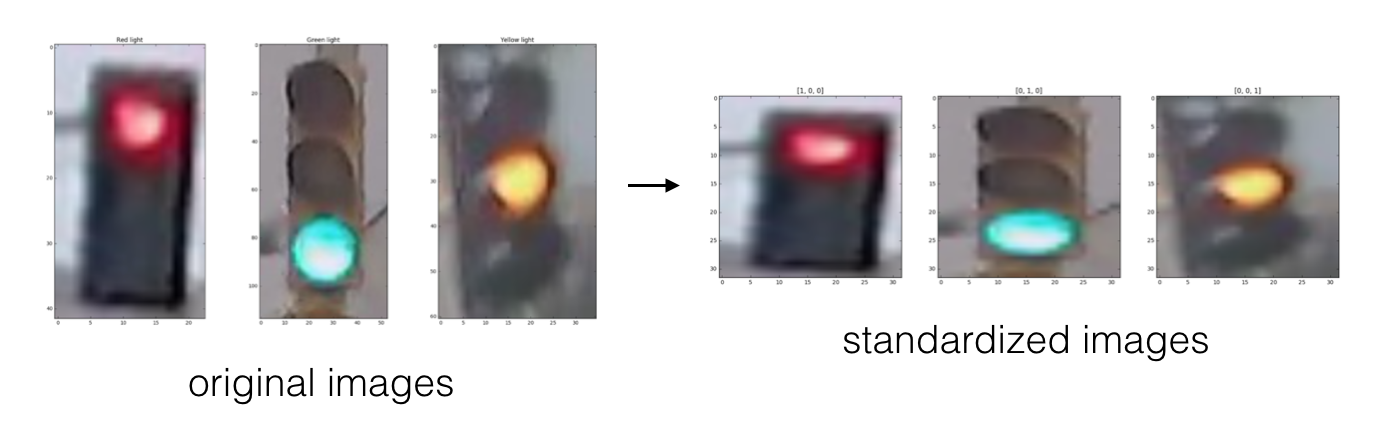
#> input picture src/4-Light-Classifier/images/processing_steps.png, 1396 x 446 px, given as the content of the folder traffic_light_images/training/red, which was not available
$ jupyter execute Traffic_Light_Classifier.ipynb   (shell and % lines are left out)   (text cells are left out)
#> lines starting #> are read from the running program, lines starting #| are printed output that depends on the picture; after the words box and inside, x2 and y2 are one past the last pixel; in counts of white or black regions, pixels touching at a corner belong together; long printed decimals are rounded; pictures that were not available may be replaced by others from this repository, and a replacement may not be noted
### src/4-Light-Classifier/helpers.py
# Helper functions

import os
import glob # library for loading images from a directory
import matplotlib.image as mpimg


# This function loads in images and their labels and places them in a list
# The list contains all images and their associated labels
# For example, after data is loaded, im_list[0][:] will be the first image-label pair in the list
def load_dataset(image_dir):

    # Populate this empty image list
#> called with image_dir = 'traffic_light_images/training/'
    im_list = []
    image_types = ["red", "yellow", "green"]

    # Iterate through each color folder
    for im_type in image_types:

        # Iterate through each image file in each image_type folder
        # glob reads in any image with the extension "image_dir/im_type/*"
        for file in glob.glob(os.path.join(image_dir, im_type, "*")):

            # Read in the image
            im = mpimg.imread(file)
#> im is the input picture: shape (446, 1396, 4) float32; mean R, G, B, A 0.799, 0.79, 0.794, 1

            # Check if the image exists/if it's been correctly read-in
            if not im is None:
                # Append the image, and it's type (red, green, yellow) to the image list
                im_list.append((im, im_type))

    return im_list

### src/4-Light-Classifier/test_functions.py
# All test code
import unittest
from IPython.display import Markdown, display


# Helper functions for printing markdown text (text in color/bold/etc)
def printmd(string):
    display(Markdown(string))

# Print a test failed message, given an error
def print_fail():
    printmd('**<span style="color: red;">TEST FAILED</span>**')

# Print a test passed message
def print_pass():
    printmd('**<span style="color: green;">TEST PASSED</span>**')


# A class holding all tests
class Tests(unittest.TestCase):


    # Tests the `one_hot_encode` function, which is passed in as an argument
    def test_one_hot(self, one_hot_function):

        # Test that the generated one-hot labels match the expected one-hot label
        # For all three cases (red, yellow, green)
        try:
            self.assertEqual([1,0,0], one_hot_function('red'))
            self.assertEqual([0,1,0], one_hot_function('yellow'))
            self.assertEqual([0,0,1], one_hot_function('green'))

        # If the function does *not* pass all 3 tests above, it enters this exception
        except self.failureException as e:
            # Print out an error message
            print_fail()
            print("Your function did not return the expected one-hot label.")
            print('\n'+str(e))
            return

        # Print out a "test passed" message
        print_pass()


    # Tests if any misclassified images are red but mistakenly classified as green
    def test_red_as_green(self, misclassified_images):
        # Loop through each misclassified image and the labels
        for im, predicted_label, true_label in misclassified_images:

            # Check if the image is one of a red light
            if(true_label == [1,0,0]):

                try:
                    # Check that it is NOT labeled as a green light
                    self.assertNotEqual(true_label, [0, 0, 1])
                except self.failureException as e:
                    # Print out an error message
                    print_fail()
                    print("Warning: A red light is classified as green.")
                    print('\n'+str(e))
                    return

        # No red lights are classified as green; test passed
        print_pass()

### src/4-Light-Classifier/Traffic_Light_Classifier.ipynb
[cell 1]
# computer vision library
import cv2

# helper functions
import helpers

# to choose a random number in a given range
import random

# used to perform math
import numpy as np
import math

# graphing and plotting libraries
import matplotlib.pyplot as plt
import matplotlib.image as mpimg

[cell 2]
# Image data directories
# importing the training and test datasets

IMAGE_DIR_TRAINING = "traffic_light_images/training/"
IMAGE_DIR_TEST = "traffic_light_images/test/"

[cell 3]
# Using the load_dataset function in helpers.py
# Load training data

IMAGE_LIST = helpers.load_dataset(IMAGE_DIR_TRAINING)
#> IMAGE_LIST = 3 items

[cell 4]
# make dark background to see the colors better

plt.style.use('dark_background')

image_index = 0
elected = set()

def show_images(title= '', x_label='', y_label='', fig_size=None):
    '''
    this functions will display the image, print out the shape and the
    corresponding label
    '''
#> called with title = '', x_label = '', y_label = '', fig_size = (15, 30)
    fig= plt.figure()
    if fig_size != None:
        fig.set_size_inches(fig_size[0], fig_size[1])

    for image_index in range(12):
        duplicate  = 0
        while duplicate < 2:
            duplicate += 1

            if image_index == 0:
                for image in range(len(IMAGE_LIST)):
                    if IMAGE_LIST[image][1] == 'yellow':
                        index = image
                        break
            else:
                index = random.randint(0, len(IMAGE_LIST) - 1)
            if index not in elected:
                elected.add(index)
        # Select an image and its label by list index
        elected_image = IMAGE_LIST[index][0]
        elected_label = IMAGE_LIST[index][1]
        # title
        title = "Label: "+ str(elected_label) + ' , ' + "Shape: " + str(elected_image.shape)
        ax = fig.add_subplot(12, 4, image_index + 1, title = title)
        ax.imshow(elected_image)
#> this loop made 12 passes
#> (elected_label, title) on passes 1 to 12: ('yellow', 'Label: yellow , Shape: (446, 1396, 4)'), ('yellow', 'Label: yellow , Shape: (446, 1396, 4)'), ('yellow', 'Label: yellow , Shape: (446, 1396, 4)'), ('yellow', 'Label: yellow , Shape: (446, 1396, 4)'), ('yellow', 'Label: yellow , Shape: (446, 1396, 4)'), ('yellow', 'Label: yellow , Shape: (446, 1396, 4)'), ('red', 'Label: red , Shape: (446, 1396, 4)'), ('red', 'Label: red , Shape: (446, 1396, 4)'), ('red', 'Label: red , Shape: (446, 1396, 4)'), ('green', 'Label: green , Shape: (446, 1396, 4)'), ('green', 'Label: green , Shape: (446, 1396, 4)'), ('green', 'Label: green , Shape: (446, 1396, 4)')
#> after the loop, elected = 3 items

show_images(fig_size=(15, 30));

[cell 5]
# This function should take in an RGB image and return a new, standardized version

# Normalized image size (resizing)
image_size = 32

def standardize_input(image):

    ## TODO: Resize image and pre-process so that all "standard" images are the same size
    standard_im = cv2.resize(image.astype('uint8'), dsize=(image_size, image_size))

    return standard_im

[cell 6]
## TODO: One hot encode an image label
## Given a label - "red", "green", or "yellow" - return a one-hot encoded label

# Examples:
# one_hot_encode("red") should return: [1, 0, 0]
# one_hot_encode("yellow") should return: [0, 1, 0]
# one_hot_encode("green") should return: [0, 0, 1]

def one_hot_encode(label):

    ## TODO: Create a one-hot encoded label that works for all classes of traffic lights
    one_hot_encoded = [1, 0, 0]
    if label == "yellow":
        one_hot_encoded = [0, 1, 0]
    elif label == "green":
        one_hot_encoded = [0, 0, 1]
    return one_hot_encoded

print('Image label is red: ', one_hot_encode("red"))
print('Image label is yellow: ',one_hot_encode("yellow"))
print('Image label is green: ',one_hot_encode("green"))

[cell 7]
# Importing the tests
import test_functions
tests = test_functions.Tests()

# Test for one_hot_encode function
tests.test_one_hot(one_hot_encode)

[cell 8]
def standardize(image_list):

    # Empty image data array
    standard_list = []

    # Iterate through all the image-label pairs
    for item in image_list:
        image = item[0]
        label = item[1]

        # Standardize the image
        standardized_im = standardize_input(image)

        # One-hot encode the label
        one_hot_label = one_hot_encode(label)

        # Append the image, and it's one hot encoded label to the full, processed list of image data
        standard_list.append((standardized_im, one_hot_label))
#> this loop made 3 passes
#> (label, one_hot_label) on passes 1 to 3: ('red', [1, 0, 0]), ('yellow', [0, 1, 0]), ('green', [0, 0, 1])
#> pass 1, in standardize_input, `standard_im = cv2.resize(image.astype('uint8'), dsize=(image_size, ima..`:
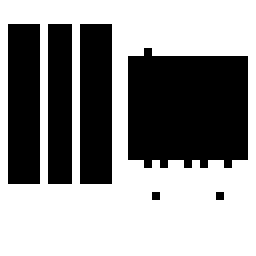
#> standard_im: shape (32, 32, 4) (shown 8 times larger); mean R, G, B, A 0.587, 0.587, 0.587, 1; drawn with 1 as white
#> after the loop, standard_list = 3 items

    return standard_list

# Standardize all training images
STANDARDIZED_LIST = standardize(IMAGE_LIST)
#> STANDARDIZED_LIST = 3 items

[cell 9]
# TODO: Display a standardized image and its label

# make dark background to see the colors better
plt.style.use('dark_background')

# Select an image by index
image_index = 0
elected = set()

def show_images(title= '', x_label='', y_label='', fig_size=None):
    '''
    This funtion will display a standardize image from STANDARDIZED_LIST
    and compare it with a non-standardized image from IMAGE_LIST.
    '''
#> called with title = '', x_label = '', y_label = '', fig_size = (15, 30)
    fig= plt.figure()
    if fig_size != None:
        fig.set_size_inches(fig_size[0], fig_size[1])

    for image_index in range(4):
        duplicate  = 0
        index = 0
        while duplicate < 2:
            duplicate += 1
            index = random.randint(0, len(IMAGE_LIST) - 1)

            if index in elected:
                continue
            elected.add(index)


        # standardized images
        elected_image1 = STANDARDIZED_LIST[index][0]
        elected_label1 = STANDARDIZED_LIST[index][1]
        title1 = "Label: "+ str(elected_label1) + ' , ' + "Shape: " + str(elected_image1.shape)
        ax = fig.add_subplot(4, 4, image_index + 1, title=title1)

        # original images
        elected_image2 = IMAGE_LIST[index][0]
        elected_label2 = IMAGE_LIST[index][1]
        title2 = "Label: "+ str(elected_label2) + ' , ' + "Shape: " + str(elected_image2.shape)
        ax = fig.add_subplot(4, 4, image_index + 1, title=title2)
        ax.imshow(elected_image1)
        ax.imshow(elected_image2)
#> this loop made 4 passes
#> (title1, elected_label2, title2) on passes 1 to 4: ('Label: [0, 1, 0] , Shape: (32, 32, 4)', 'yellow', 'Label: yellow , Shape: (446, 1396, 4)'), ('Label: [0, 0, 1] , Shape: (32, 32, 4)', 'green', 'Label: green , Shape: (446, 1396, 4)'), ('Label: [0, 0, 1] , Shape: (32, 32, 4)', 'green', 'Label: green , Shape: (446, 1396, 4)'), ('Label: [0, 1, 0] , Shape: (32, 32, 4)', 'yellow', 'Label: yellow , Shape: (446, 1396, 4)')

show_images(fig_size=(15, 30));
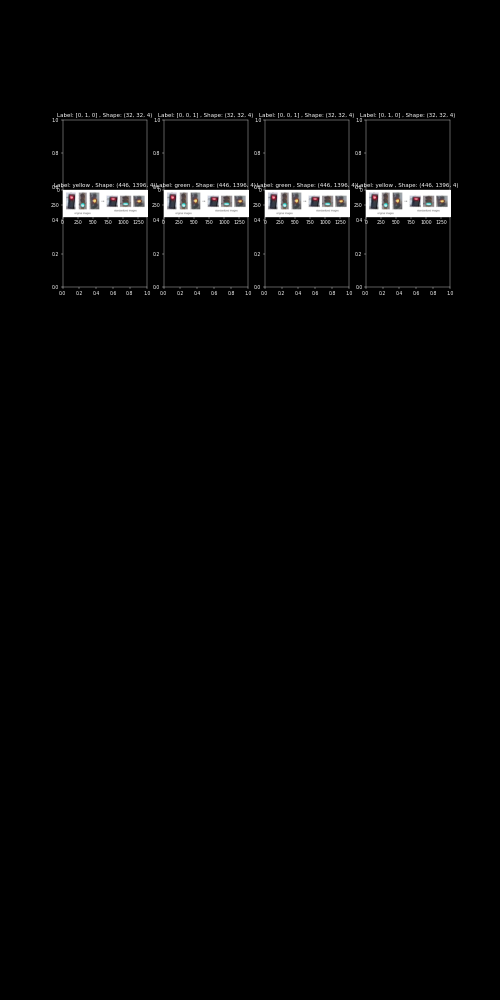
#> figure drawn by matplotlib, 4 panels

[cell 10]
# Convert and image to HSV colorspace
# Visualize the individual color channels

image_num = 0
test_im = STANDARDIZED_LIST[image_num][0]
test_label = STANDARDIZED_LIST[image_num][1]
#> test_label = [1, 0, 0]

# Convert to HSV
hsv = cv2.cvtColor(test_im, cv2.COLOR_RGB2HSV)
#> hsv: shape (32, 32, 3); mean H, S, V 0, 0, 0.587

# Print image label
print('Label [red, yellow, green]: ' + str(test_label))
#| Label [red, yellow, green]: [1, 0, 0]

# HSV channels
h = hsv[:,:,0]
#> h: shape (32, 32); every value is 0
s = hsv[:,:,1]
v = hsv[:,:,2]
#> v: shape (32, 32); values 0 (black) and 1 (white), 58.7% white; 6 black regions (2 under 20 px), largest, box (x1, y1, x2, y2) and area: (16, 6, 31, 21) 201, (1, 3, 5, 23) 80, (10, 3, 14, 23) 80, (6, 3, 9, 23) 60

# Plot the original image and the three channels
f, (ax1, ax2, ax3, ax4) = plt.subplots(1, 4, figsize=(20,10))
ax1.set_title('Standardized image')
ax1.imshow(test_im);
ax2.set_title('H channel');
ax2.imshow(h, cmap='gray');
ax3.set_title('S channel');
ax3.imshow(s, cmap='gray');
ax4.set_title('V channel');
ax4.imshow(v, cmap='gray');
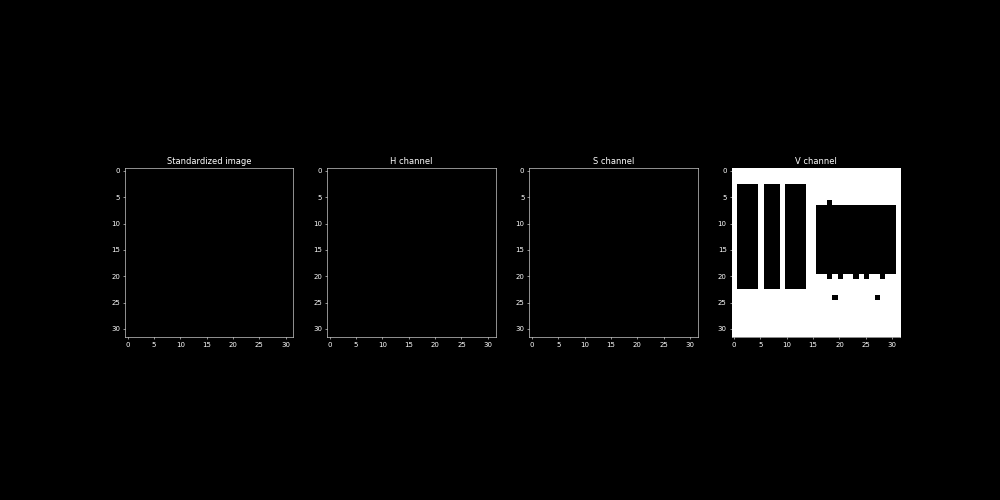
#> figure drawn by matplotlib, 4 panels

[cell 11]
# TODO: Create a brightness feature that takes in an RGB image and outputs a feature vector and/or value
# This feature should use HSV colorspace values

image_index = 0
# Define how many pixels to slice off the sides of the original image
crop_col = 4
crop_row = 10


def create_feature(rgb_image):
    '''
    This function takes in an RGB image and returns a 1D feature vector
    and/or single value that will help classify an image of a traffic
    light.

    '''
    # converting RGB to HSV
    hsv = cv2.cvtColor(rgb_image, cv2.COLOR_RGB2HSV)
    # Using image slicing, subtract the row_crop from top/bottom
    # and col_crop from left/right
    hsv_crop = hsv[crop_col:-crop_col,
                   crop_row:-crop_row, :]
    # HSV Values and total brightness
    h = hsv_crop[:, :, 0]  # hue
    s = hsv_crop[:, :, 1]   # saturation
    v = hsv_crop[:, :, 2]   # value

    # Add up all the pixel values
    sum_brightness = np.sum(hsv_crop[:, :, 2], axis= 1)
    feature = (h, s, v, sum_brightness)
    return feature


# Display images and data about it
image_index = random.randint(0, len(STANDARDIZED_LIST) - 1)
#> image_index = 2
print("Image index: {}".format(image_index))
#| Image index: 2
image_crop = STANDARDIZED_LIST[image_index][0]
image_label = STANDARDIZED_LIST[image_index][1]
#> image_label = [0, 0, 1]
print(image_label)
#| [0, 0, 1]

# Using the feature created
feature = create_feature(image_crop)
#> in create_feature, `sum_brightness = np.sum(hsv_crop[:, :, 2], axis= 1)`: sum_brightness = 24 values, max 12 at index 19, min 2 at index 3, mean 5.42

# Plot the original image and the three channels
f, (o, s, v, bv) = plt.subplots(1, 4, figsize = (12, 6))

# set the titles for each
o.set_title("Original Image")
s.set_title("Saturation")
v.set_title("Brightness")
bv.set_title("Brightness Vector")

# show original image
o.imshow(image_crop)

# show the saturation
s.imshow(feature[1], cmap='gray')

# show brightness
v.imshow(feature[2], cmap='gray')

# show brightness vector
y_axis = np.arange(len(feature[3]))
#> y_axis = 24 values from 0 to 23
bv.barh(y_axis, feature[3])
bv.invert_yaxis()

# plot
plt.show()
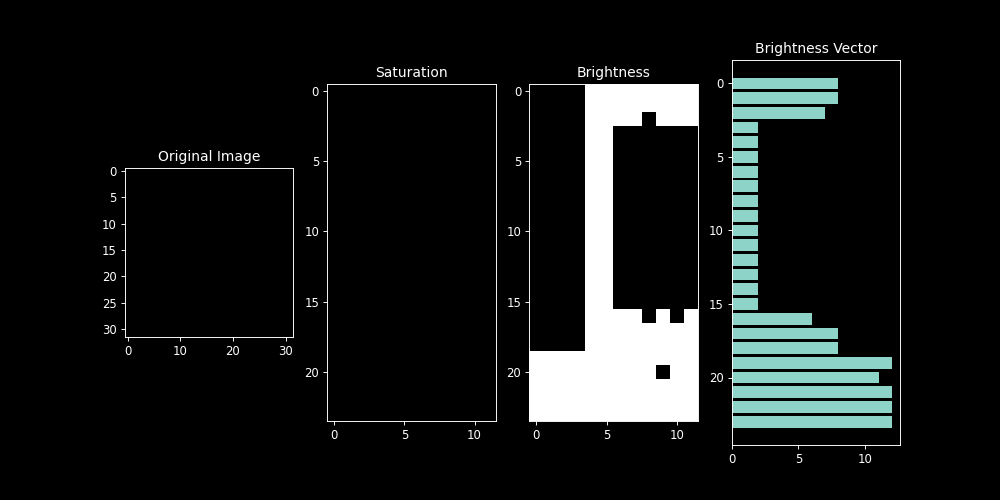
#> figure drawn by matplotlib, 4 panels

[cell 12]
# (Optional) Add more image analysis and create more features

[cell 13]
# This function should take in RGB image input
# Analyze that image using your feature creation code and output a one-hot encoded label

def estimate_label(rgb_image):

    '''
    my one- hot encoded label are:
    Image label is red:  [1, 0, 0]
    Image label is yellow:  [0, 1, 0]
    Image label is green:  [0, 0, 1]

    +++++++++++++++++++++++++++++++++++++++++++++++++++++++++++++++++++++++++
    using this information above:

     this function takes in an RGB image and, using my extracted features it will
     output whether a light is red, green or yellow as a one-hot encoded label

    '''

    ## TODO: Extract feature(s) from the RGB image and use those features to
    ## classify the image and output a one-hot encoded label
    feature = create_feature(rgb_image)

    # one hot encoded
    predicted_label = [0, 0, 0]
    # using vector brightness
    if np.argmax(feature[3]) > 14:
        # green
        predicted_label = [0, 0, 1]
    elif np.argmax(feature[3]) < 9:
        # red
        predicted_label = [1, 0, 0]
    else:
        # yellow
        predicted_label = [0, 1, 0]
    return predicted_label

# plotting the image
pred = random.randint(0, len(STANDARDIZED_LIST) - 1)
#> pred = 0
print("Image index: {}".format(pred))
#| Image index: 0
pred_label = STANDARDIZED_LIST[pred][0]

label = estimate_label(pred_label)
#> label = [0, 0, 1]
print('One hot encoded predicted is: ', label)
#| One hot encoded predicted is:  [0, 0, 1]
plt.imshow(pred_label);

[cell 14]
# Using the load_dataset function in helpers.py
# Load test data
TEST_IMAGE_LIST = helpers.load_dataset(IMAGE_DIR_TEST)
#> TEST_IMAGE_LIST = 3 items

# Standardize the test data
STANDARDIZED_TEST_LIST = standardize(TEST_IMAGE_LIST)
#> the loop in standardize (call 2), `for item in image_list:` made 3 passes
#> STANDARDIZED_TEST_LIST = 3 items

# Shuffle the standardized test data
random.shuffle(STANDARDIZED_TEST_LIST)

[cell 15]
# Constructs a list of misclassified images given a list of test images and their labels
# This will throw an AssertionError if labels are not standardized (one-hot encoded)

def get_misclassified_images(test_images):
    # Track misclassified images by placing them into a list
    misclassified_images_labels = []

    # Iterate through all the test images
    # Classify each image and compare to the true label
    for image in test_images:

        # Get true data
        im = image[0]
        true_label = image[1]
        assert(len(true_label) == 3), "The true_label is not the expected length (3)."

        # Get predicted label from your classifier
        predicted_label = estimate_label(im)
        assert(len(predicted_label) == 3), "The predicted_label is not the expected length (3)."

        # Compare true and predicted labels
        if(predicted_label != true_label):
            # If these labels are not equal, the image has been misclassified
            misclassified_images_labels.append((im, predicted_label, true_label))
#> this loop made 3 passes
#> after the loop, misclassified_images_labels = 2 items

    # Return the list of misclassified [image, predicted_label, true_label] values
    return misclassified_images_labels


# Find all misclassified images in a given test set
MISCLASSIFIED = get_misclassified_images(STANDARDIZED_TEST_LIST)
#> MISCLASSIFIED = 2 items

# Accuracy calculations
total = len(STANDARDIZED_TEST_LIST)
#> total = 3
num_correct = total - len(MISCLASSIFIED)
#> num_correct = 1
accuracy = num_correct/total
#> accuracy = 0.333
opencv_accuracy = accuracy*100.0
#> opencv_accuracy = 33.33

print('Accuracy: ' + str(accuracy))
#| Accuracy: 0.3333
print("Number of misclassified images = " + str(len(MISCLASSIFIED)) +' out of '+ str(total))
#| Number of misclassified images = 2 out of 3

[cell 16]
# Visualize misclassified example(s)
## TODO: Display an image in the `MISCLASSIFIED` list
## TODO: Print out its predicted label - to see what the image *was* incorrectly classified as

fig = plt.figure(figsize=(15,35))
#plt.title("Visualize misclassified example(s)", fontsize= "16")


for index in range(len(MISCLASSIFIED)):
    miss_selected_images = MISCLASSIFIED[index][0]
    miss_selected_labels = MISCLASSIFIED[index][1]
    title = 'Label '+ str(miss_selected_labels) + ' , ' + 'Shape: ' + str(miss_selected_images.shape)
    ax = fig.add_subplot(len(MISCLASSIFIED), 4 , index + 1, title = title)
    ax.imshow(miss_selected_images)
#> this loop made 2 passes
#> title on passes 1 to 2: 'Label [0, 0, 1] , Shape: (32, 32, 4)', 'Label [0, 0, 1] , Shape: (32, 32, 4)'

[cell 17]
# Importing the tests
import test_functions
tests = test_functions.Tests()

if(len(MISCLASSIFIED) > 0):
    # Test code for one_hot_encode function
    tests.test_red_as_green(MISCLASSIFIED)
#> the loop in test_red_as_green, `for im, predicted_label, true_label in misclassified_images:` made 2 passes
#> (predicted_label, true_label) on passes 1 to 2: ([0, 0, 1], [1, 0, 0]), ([0, 0, 1], [0, 1, 0])
